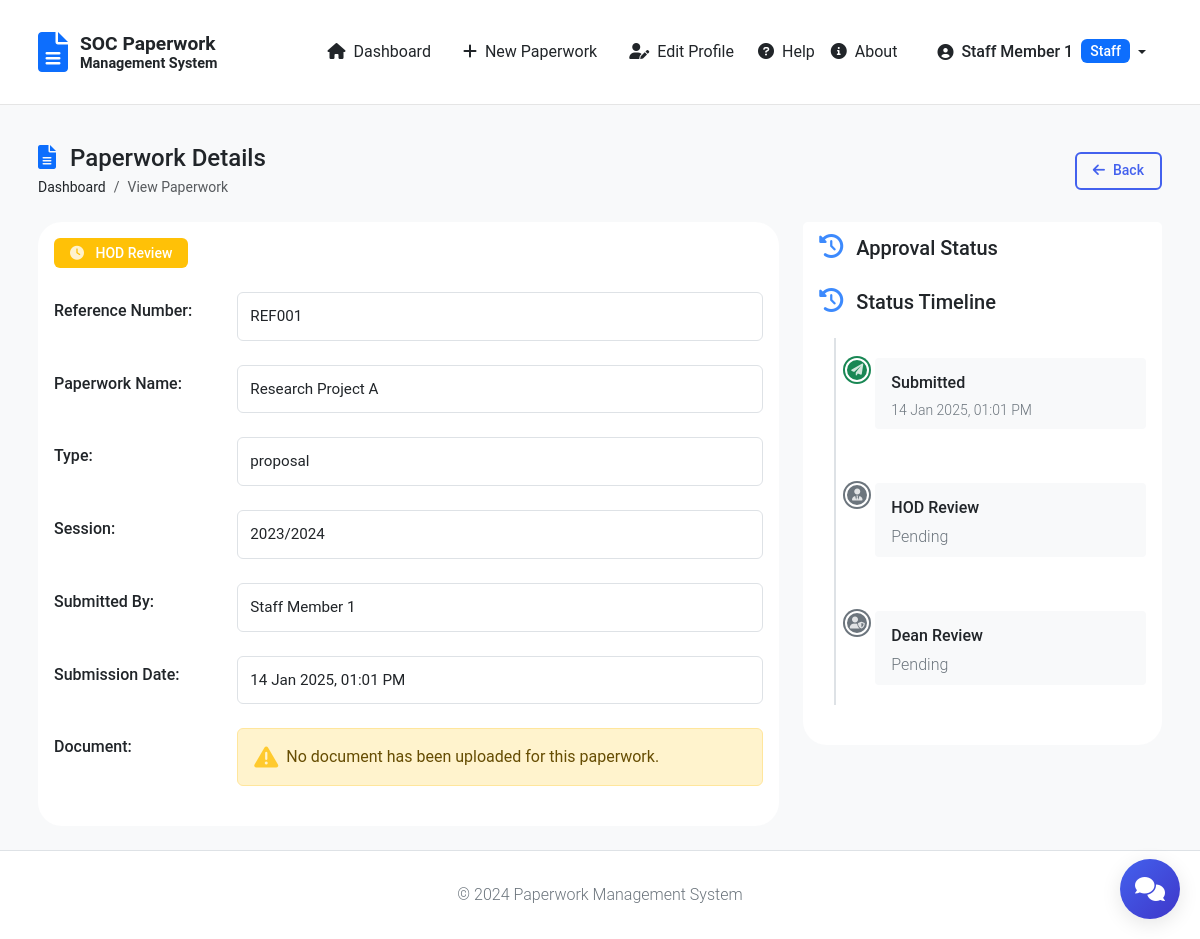
Screenshot of /viewpaperwork.php?ppw_id=17 (signed in) with the database file from the repository.
### tables this page shows
CREATE TABLE `tbl_ppw` (
  `ppw_id` int(11) NOT NULL,
  `id` int(11) NOT NULL,
  `name` text NOT NULL,
  `session` varchar(255) NOT NULL,
  `project_name` varchar(255) NOT NULL,
  `project_date` date NOT NULL,
  `submission_time` timestamp NULL DEFAULT current_timestamp(),
  `status` varchar(50) DEFAULT NULL,
  `ref_number` varchar(50) NOT NULL,
  `ppw_type` varchar(50) NOT NULL,
  `document_path` varchar(255) DEFAULT NULL,
  `admin_note` text DEFAULT NULL,
  `current_stage` varchar(50) DEFAULT 'hod_review',
  `hod_approval` tinyint(1) DEFAULT NULL,
  `hod_note` text DEFAULT NULL,
  `hod_approval_date` datetime DEFAULT NULL,
  `dean_approval` varchar(255) DEFAULT NULL,
  `dean_note` text DEFAULT NULL,
  `dean_approval_date` datetime DEFAULT NULL,
  `user_email` varchar(255) NOT NULL
);

CREATE TABLE `tbl_users` (
  `id` int(11) NOT NULL,
  `name` varchar(20) NOT NULL,
  `email` varchar(255) NOT NULL,
  `password` text NOT NULL,
  `user_type` varchar(255) NOT NULL DEFAULT 'user',
  `register_time` datetime NOT NULL DEFAULT current_timestamp(),
  `active` tinyint(1) NOT NULL DEFAULT 1,
  `settings` longtext DEFAULT NULL CHECK (json_valid(`settings`)),
  `department` varchar(100) DEFAULT NULL,
  `reporting_to` int(11) DEFAULT NULL,
  `phone` varchar(20) DEFAULT NULL,
  `address` text DEFAULT NULL,
  `last_login` timestamp NULL DEFAULT NULL,
  `last_updated` timestamp NULL DEFAULT current_timestamp() ON UPDATE current_timestamp(),
  `reset_token` varchar(64) DEFAULT NULL,
  `reset_expires` datetime DEFAULT NULL
);

### viewpaperwork.php (the view, shortened to what this page needs)
<?php
require_once 'includes/auth.php';
$email = $_SESSION['email'];
$user_type = $_SESSION['user_type'];
try {
    $ppw_id = filter_input(INPUT_GET, 'ppw_id', FILTER_VALIDATE_INT);
    $sql = match($user_type) {
        'admin' => "SELECT p.*, u.name as submitted_by, u.department
                   FROM tbl_ppw p
                   JOIN tbl_users u ON p.id = u.id
                   WHERE p.ppw_id = ?",
        'hod' => "SELECT p.*, u.name as submitted_by, u.department
                  FROM tbl_ppw p
                  JOIN tbl_users u ON p.id = u.id
                  WHERE p.ppw_id = ?
                  AND u.department = (
                      SELECT department FROM tbl_users
                      WHERE email = ? AND user_type = 'hod'
                  )",
        'dean' => "SELECT p.*, u.name as submitted_by, u.department
                   FROM tbl_ppw p
                   JOIN tbl_users u ON p.id = u.id
                   WHERE p.ppw_id = ?
                   AND (p.current_stage = 'dean_review'
                       OR p.dean_approval IS NOT NULL
                       OR p.current_stage = 'approved')",
        'staff' => "SELECT p.*, u.name as submitted_by, u.department
                    FROM tbl_ppw p
                    JOIN tbl_users u ON p.id = u.id
                    WHERE p.ppw_id = ?
                    AND p.user_email = ?",
        default => "SELECT p.*, u.name as submitted_by
                   FROM tbl_ppw p
                   JOIN tbl_users u ON p.id = u.id
                   WHERE p.ppw_id = ?
                   AND p.user_email = ?"
    };
    $stmt = $conn->prepare($sql);
    $params = match($user_type) {
        'admin' => [$ppw_id],
        'hod' => [$ppw_id, $email],
        'dean' => [$ppw_id],
        'staff' => [$ppw_id, $email],
        default => [$ppw_id, $email]
    };
    $stmt->execute($params);
    $paperwork = $stmt->fetch(PDO::FETCH_ASSOC);
    include 'includes/header.php';
} catch (Exception $e) {
    error_log("Paperwork view error: " . $e->getMessage());
    notifySystemError('Paperwork View Error', $e->getMessage(), __FILE__, __LINE__);
    echo "<script>
        alert('Error: " . htmlspecialchars($e->getMessage()) . "');
        window.location.href = 'dashboard.php';
    </script>";
    exit;
}
function getStatusColor($status) {
    return match($status) {
        'submitted' => 'secondary',
        'hod_review' => 'warning',
        'dean_review' => 'info',
        'approved' => 'success',
        'returned' => 'danger',
        'rejected' => 'danger',
        default => 'secondary'
    };
}
function formatStatus($status) {
    return match($status) {
        'submitted' => 'Submitted',
        'hod_review' => 'HOD Review',
        'dean_review' => 'Dean Review',
        'approved' => 'Approved',
        'returned' => 'Returned for Modification',
        'rejected' => 'Rejected',
        default => ucfirst($status)
    };
}
?>
<!DOCTYPE html>
<html>
<head>
    <link rel="stylesheet" href="https://cdnjs.cloudflare.com/ajax/libs/font-awesome/6.0.0/css/all.min.css">
    <link href="https://cdn.jsdelivr.net/npm/bootstrap@5.3.3/dist/css/bootstrap.min.css" rel="stylesheet">
    <link rel="stylesheet" href="style.css">
</head>
<body class="bg-light">
    <main class="pt-5 mt-5">
        <div class="container py-4">
            <div class="d-flex align-items-center justify-content-between mb-4">
                <div>
                    <h4 class="mb-1">
                        <i class="fas fa-file-alt text-primary me-2"></i>
                        Paperwork Details
                    </h4>
                    <nav aria-label="breadcrumb">
                        <ol class="breadcrumb mb-0">
                            <li class="breadcrumb-item"><a href="dashboard.php">Dashboard</a></li>
                            <li class="breadcrumb-item active">View Paperwork</li>
                        </ol>
                    </nav>
                </div>
                <a href="dashboard.php" class="btn btn-outline-primary btn-sm px-3">
                    <i class="fas fa-arrow-left me-2"></i>Back
                </a>
            </div>
            <div class="row g-4">
                <div class="col-lg-8">
                    <div class="card border-0 shadow-sm h-100">
                        <div class="card-body p-4">
                            <div class="mb-4">
                                <span class="badge bg-<?php echo getStatusColor($paperwork['current_stage']); ?> px-3 py-2">
                                    <i class="fas fa-clock me-2"></i>
                                    <?php echo formatStatus($paperwork['current_stage']); ?>
                                </span>
                            </div>
                            <?php include "includes/paperwork/details.php"; ?>
                            <div class="mt-4">
                                <?php include "includes/paperwork/document_section.php"; ?>
                            </div>
                        </div>
                    </div>
                </div>
                <div class="col-lg-4">
                    <div class="card border-0 shadow-sm mb-4">
                        <div class="card-header bg-transparent border-0 py-3">
                            <h5 class="card-title mb-0">
                                <i class="fas fa-history text-primary me-2"></i>
                                Approval Status
                            </h5>
                        </div>
                        <div class="card-body p-4">
                            <?php include "includes/paperwork/status_section.php"; ?>
                        </div>
                    </div>
                </div>
            </div>
        </div>
    </main>
    <?php include 'includes/footer.php'; ?>
</body>
</html>

### includes/paperwork/details.php (shortened to what this page needs)
<div class="mb-4">
    <div class="row mb-4">
        <label class="col-sm-3 col-form-label fw-medium">Reference Number:</label>
        <div class="col-sm-9">
            <input type="text"
                   class="form-control form-control-lg shadow-sm"
                   value="<?php echo htmlspecialchars($paperwork['ref_number']); ?>"
                   readonly>
        </div>
    </div>
    <div class="row mb-4">
        <label class="col-sm-3 col-form-label fw-medium">Paperwork Name:</label>
        <div class="col-sm-9">
            <input type="text"
                   class="form-control form-control-lg shadow-sm"
                   value="<?php echo htmlspecialchars($paperwork['project_name']); ?>"
                   readonly>
        </div>
    </div>
    <div class="row mb-4">
        <label class="col-sm-3 col-form-label fw-medium">Type:</label>
        <div class="col-sm-9">
            <input type="text"
                   class="form-control form-control-lg shadow-sm"
                   value="<?php echo htmlspecialchars($paperwork['ppw_type']); ?>"
                   readonly>
        </div>
    </div>
    <div class="row mb-4">
        <label class="col-sm-3 col-form-label fw-medium">Session:</label>
        <div class="col-sm-9">
            <input type="text"
                   class="form-control form-control-lg shadow-sm"
                   value="<?php echo htmlspecialchars($paperwork['session']); ?>"
                   readonly>
        </div>
    </div>
    <div class="row mb-4">
        <label class="col-sm-3 col-form-label fw-medium">Submitted By:</label>
        <div class="col-sm-9">
            <input type="text"
                   class="form-control form-control-lg shadow-sm"
                   value="<?php echo htmlspecialchars($paperwork['submitted_by']); ?>"
                   readonly>
        </div>
    </div>
    <div class="row mb-4">
        <label class="col-sm-3 col-form-label fw-medium">Submission Date:</label>
        <div class="col-sm-9">
            <input type="text"
                   class="form-control form-control-lg shadow-sm"
                   value="<?php echo date('d M Y, h:i A', strtotime($paperwork['submission_time'])); ?>"
                   readonly>
        </div>
    </div>
</div>

### includes/paperwork/status_section.php (shortened to what this page needs)
<?php
function isStageComplete($stage, $paperwork) {
    switch($stage) {
        case 'submission':
            return !empty($paperwork['submission_time']);
        case 'hod_review':
            return !empty($paperwork['hod_approval_date']) &&
                   $paperwork['hod_approval'] === 1;
        case 'dean_review':
            return !empty($paperwork['dean_approval_date']) &&
                   $paperwork['dean_approval'] === 1;
    }
}
function isStageRejected($stage, $paperwork) {
    switch($stage) {
        case 'hod_review':
            return !empty($paperwork['hod_approval_date']) &&
                   ($paperwork['hod_approval'] === 0 ||
                    $paperwork['current_stage'] === 'returned');
        case 'dean_review':
            return !empty($paperwork['dean_approval_date']) &&
                   ($paperwork['dean_approval'] === 0 ||
                    $paperwork['current_stage'] === 'returned');
    }
}
?>
<div class="row mb-4">
    <div class="col-12">
        <h5 class="mb-4">
            <i class="fas fa-history text-primary me-2"></i>
            Status Timeline
        </h5>
        <div class="timeline">
            <div class="timeline-item <?php echo $current_stage === 'submitted' ? 'current' : (isStageComplete('submission', $paperwork) ? 'completed' : 'pending'); ?>">
                <div class="timeline-badge">
                    <i class="fas fa-paper-plane"></i>
                </div>
                <div class="timeline-content">
                    <h6 class="mb-2">Submitted</h6>
                    <p class="mb-0 text-muted small">
                        <?php echo date('d M Y, h:i A', strtotime($paperwork['submission_time'])); ?>
                    </p>
                </div>
            </div>
            <div class="timeline-item <?php
                if ($current_stage === 'hod_review') {
                    echo 'current';
                } elseif (isStageComplete('hod_review', $paperwork)) {
                    echo 'completed';
                } elseif (isStageRejected('hod_review', $paperwork)) {
                    echo 'rejected';
                } else {
                    echo 'pending';
                }
            ?>">
                <div class="timeline-badge">
                    <i class="fas fa-user-tie"></i>
                </div>
                <div class="timeline-content">
                    <h6 class="mb-2">HOD Review</h6>
                    <?php if ($paperwork['hod_approval_date']): ?>
                        <p class="mb-2"><?php echo $paperwork['hod_approval'] ? 'Approved' : 'Returned'; ?></p>
                        <p class="mb-0 text-muted small">
                            <?php echo date('d M Y, h:i A', strtotime($paperwork['hod_approval_date'])); ?>
                        </p>
                    <?php else: ?>
                        <p class="mb-0 text-muted">
                            <?php echo $current_stage === 'hod_review' ? 'Under review' : 'Pending'; ?>
                        </p>
                    <?php endif; ?>
                </div>
            </div>
            <div class="timeline-item <?php
                if ($current_stage === 'dean_review') {
                    echo 'current';
                } elseif (isStageComplete('dean_review', $paperwork)) {
                    echo 'completed';
                } elseif (isStageRejected('dean_review', $paperwork)) {
                    echo 'rejected';
                } else {
                    echo 'pending';
                }
            ?>">
                <div class="timeline-badge">
                    <i class="fas fa-user-shield"></i>
                </div>
                <div class="timeline-content">
                    <h6 class="mb-2">Dean Review</h6>
                    <?php if ($paperwork['dean_approval_date']): ?>
                        <p class="mb-2"><?php echo $paperwork['dean_approval'] ? 'Approved' : 'Returned'; ?></p>
                        <p class="mb-0 text-muted small">
                            <?php echo date('d M Y, h:i A', strtotime($paperwork['dean_approval_date'])); ?>
                        </p>
                    <?php else: ?>
                        <p class="mb-0 text-muted">
                            <?php echo $current_stage === 'dean_review' ? 'Under review' : 'Pending'; ?>
                        </p>
                    <?php endif; ?>
                </div>
            </div>
        </div>
    </div>
</div>

### includes/header.php (style rules this page uses)
body { visibility: hidden; transition: background-color 0.2s ease; }
body.theme-loaded { visibility: visible; }

### rows the page displays
tbl_ppw: current_stage "HOD Review", ref_number "REF001", project_name "Research Project A", ppw_type "proposal", session "2023/2024", id.name "Staff Member 1", submission_time "14 Jan 2025, 01:01 PM"

### other values shown
$_SESSION['name'] "Staff Member 1"
$_SESSION['user_type'] "Staff"
